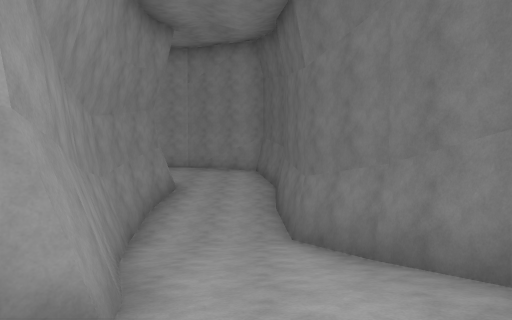
[1] (above)

19 first-person views from a walk through a Unity game level. The camera is 1.4 m above the floor, tilts 2° down and sees 75° across. The floor is counted in squares, 2 m on a side. Each view is taken from the middle of a square. On the plan, view 1 faces up. The plan holds only what a view shows up to about 10 squares ahead; the rest is blank. The place goes on beyond the plan. The player is left out. Door leaves are left out, so doorways stand open.

[2]
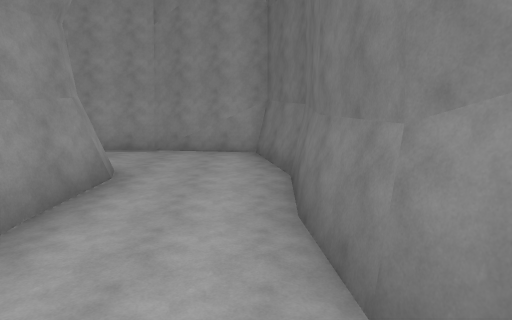

[3]
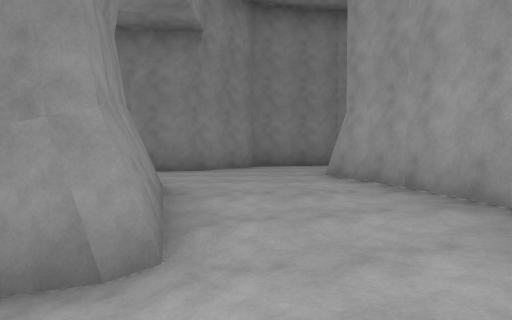

[4]
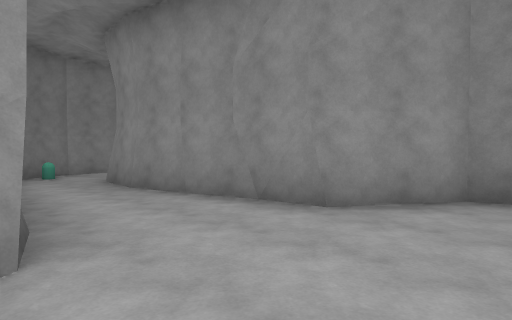

[5]
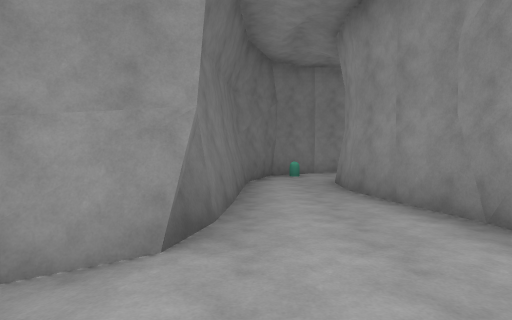

[6]
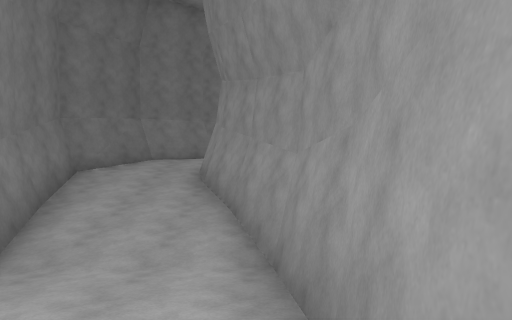

[7]
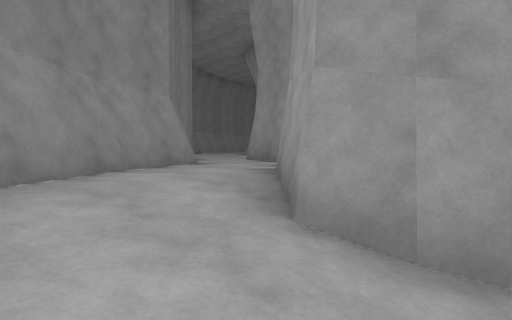

[8]
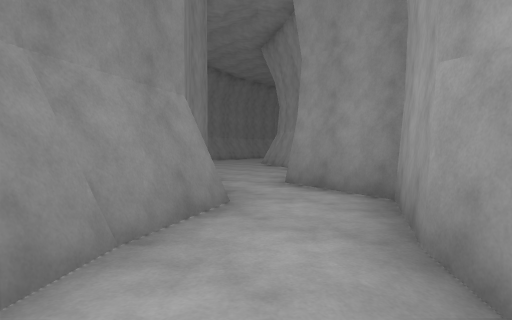

[9]
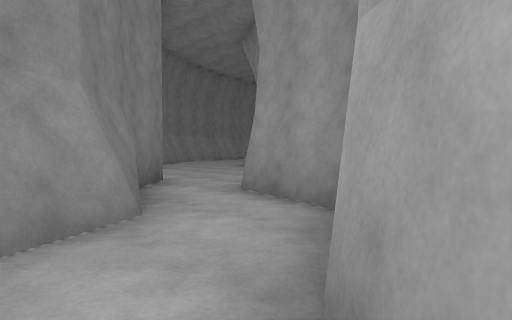

[10]
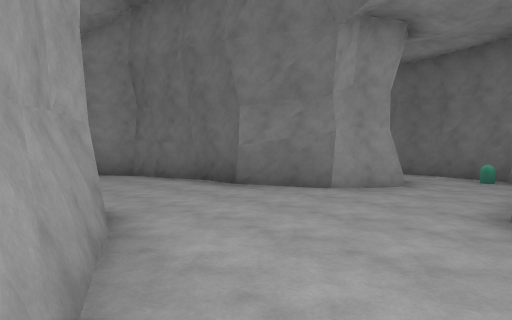

[11]
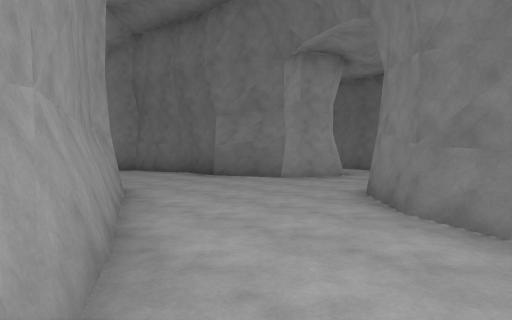

[12]
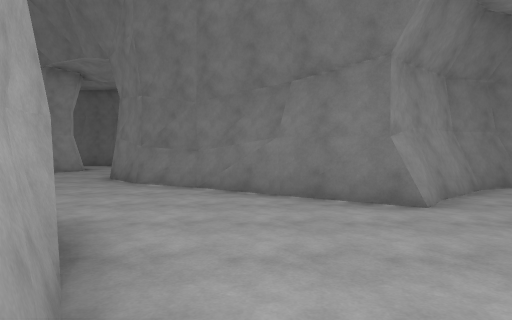

[13]
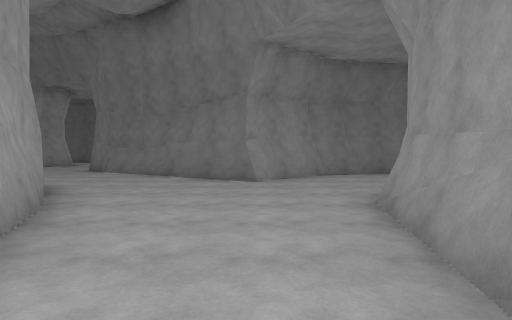

[14]
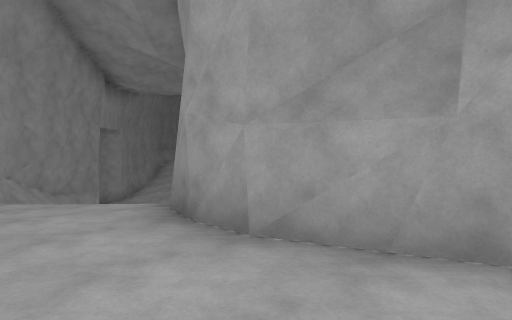

[15]
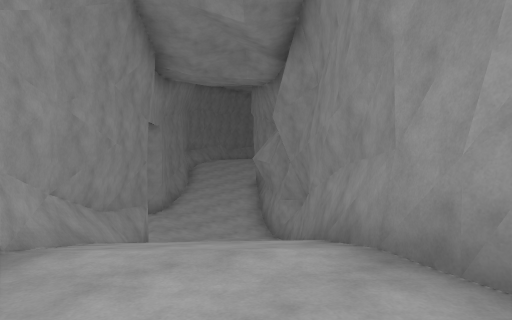

[16]
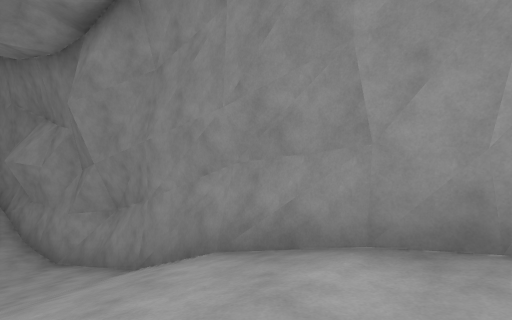

[17]
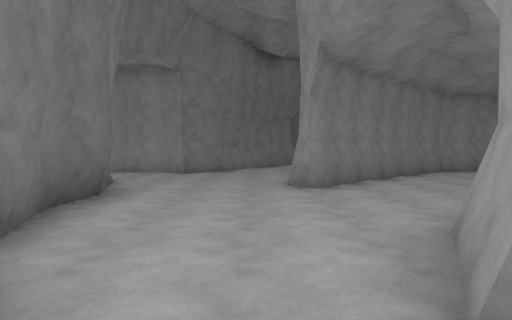

[18]
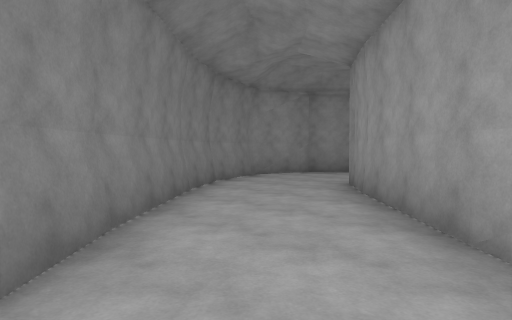

[19]
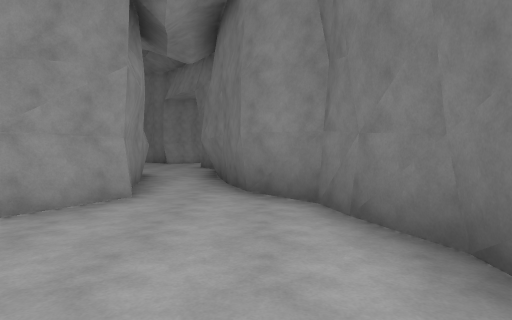

### Floor plan
Key: @ floor where view 1 was taken; # wall or solid block; . main floor; : floor 0.25 m higher than the main floor; / step, stairs or slope; O other object.
Columns run from 28 left of view 1 to 2 right of it. Each row starts with its distance up from view 1.
 15               ..
 14               ..
 13               #.##
 12               #..##.. #######
 11               #..###....////##
 10               ##.###..../////#
  9               #...###.../#///#
  8               #...###...##///#
  7            ##......###..##///#
  6           ##.......###..##///#
  5 ##       ##....#...###..###//##
  4 /##      #....##....##..###///#
  3 //##    .....##........## #///#
  2 ///####.....###.......O#  ##//#
  1 ////####..####....###### ##//##
  0 // ///###### #...##     ##..@#
 -1  ## ///#####....##     ##..###
 -2   ##////##......#      #..##
 -3    ##//........##      ...#
 -4     ##/.......:#      ..###
 -5         #......##   #....
 -6         ####....#    ...

Where each view was taken, in squares from view 1:
view 1: 0 up, 0 right, facing up
view 2: 4 up, 0 right, facing up
view 3: 10 up, 0 right, facing left
view 4: 11 up, 4 left, facing down-left
view 5: 11 up, 5 left, facing down
view 6: 9 up, 2 left, facing down
view 7: 3 up, 1 right, facing down-left
view 8: 1 up, 0 right, facing down-left
view 9: 1 up, 1 left, facing down-left
view 10: 1 up, 14 left, facing up-right
view 11: 1 down, 15 left, facing up-right
view 12: 2 down, 18 left, facing right
view 13: 4 down, 21 left, facing right
view 14: 4 down, 17 left, facing up-left
view 15: 4 down, 20 left, facing up-left
view 16: 4 down, 22 left, facing up
view 17: 11 up, 12 left, facing down
view 18: 7 up, 13 left, facing down-left
view 19: 5 up, 11 left, facing up
